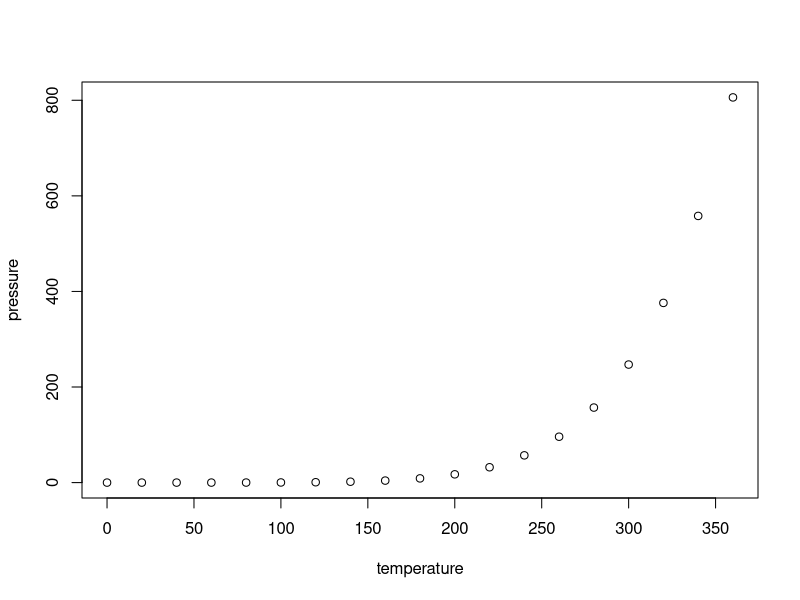
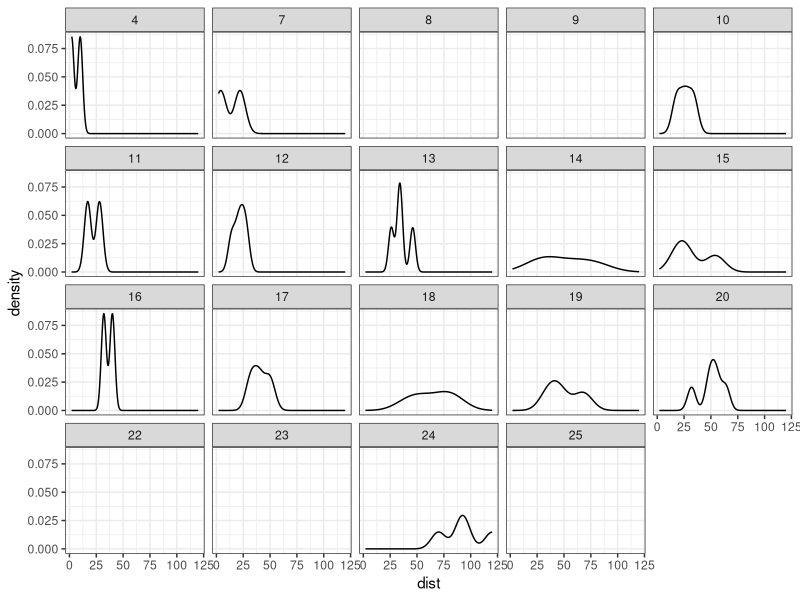

Reproduce these figures in R, in order.
## ---- chunk 1
knitr::opts_chunk$set(echo = TRUE)
## ---- chunk 2
summary(cars)
## ---- chunk 3
plot(pressure)
## ---- chunk 4
library(ggplot2)
#head(cars)
ggplot(cars)+
  geom_density(aes(dist))+
  facet_wrap(~speed)+
  theme_bw()

